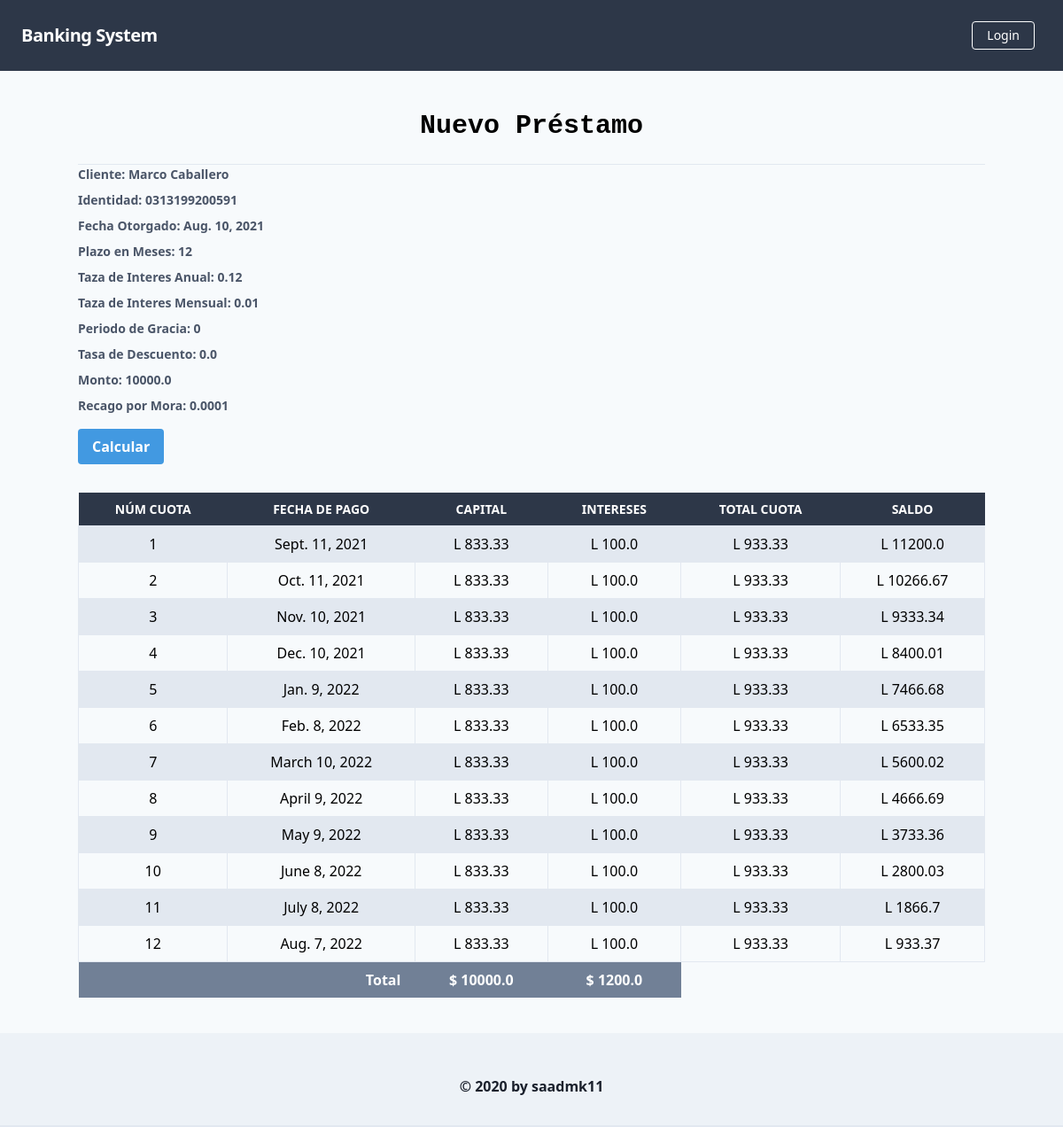
The app's page /prestamos/prestamos/mostrar/ with its own data.
### prestamos/models.py (models this page shows)
class Temp_Datos_prestamos(models.Model):
    id_persona = models.CharField(max_length=15)
    nombre_cliente = models.CharField(max_length=50)
    fecha_otorgado = models.DateField()
    plazo_meses = models.IntegerField()
    taza_mensual = models.FloatField()
    Intereses = models.FloatField()
    Periodo_Gracia = models.IntegerField()
    Taza_Descuento = models.FloatField()
    Monto = models.FloatField()

class Temp_Acciones_Prestamos(models.Model):
    num_cuota = models.IntegerField()
    fecha_cuota = models.DateField()
    capital = models.FloatField()
    Intereses = models.FloatField()
    total_cuota = models.FloatField()
    saldo = models.FloatField()

### prestamos/views.py (the view)
# urls.py: path("prestamos/mostrar/", mostra_prestamp.as_view()),
class mostra_prestamp(ListView):
    template_name = 'transactions/Prestamos_mostrar.html'
    model = Temp_Acciones_Prestamos
    def get_context_data(self, **kwargs):
        context = super().get_context_data(**kwargs)
        info= Temp_Datos_prestamos.objects.all()
        prest= info[0]
        context.update({
            'Cliente': prest.nombre_cliente,
            'Identidad': prest.id_persona,
            'Fecha_O': prest.fecha_otorgado,
            'Plazo': prest.plazo_meses,
            'Tanual': prest.taza_mensual*12,
            'Tmensual': prest.taza_mensual,
            'Pgracia': prest.Periodo_Gracia,
            'Descuento': prest.Taza_Descuento,
            'Monto':prest.Monto,
            'Intereses': prest.Intereses,
            'Mora': "0.0001"
        })
        return  context
    def get_queryset(self):
        return Temp_Acciones_Prestamos.objects.all()

### templates/transactions/Prestamos_mostrar.html (shortened to what this page needs)
{% extends 'core/base.html' %}
{% block content %}
    <h1 class="font-mono font-bold text-3xl text-center pb-5 pt-10">Nuevo Préstamo</h1>
    <hr />
        <div class="mb-4">
            <label class="block text-gray-700 text-sm font-bold mb-2" for="amount">
                Cliente: {{Cliente}}
            </label>
            <label class="block text-gray-700 text-sm font-bold mb-2" for="amount">
                Identidad: {{ Identidad }}
            </label>
            <label class="block text-gray-700 text-sm font-bold mb-2" for="amount">
                Fecha Otorgado: {{ Fecha_O }}
            </label>
            <label class="block text-gray-700 text-sm font-bold mb-2" for="amount">
                Plazo en Meses: {{ Plazo }}
            </label>
            <label class="block text-gray-700 text-sm font-bold mb-2" for="amount">
                Taza de Interes Anual: {{ Tanual }}
            </label>
            <label class="block text-gray-700 text-sm font-bold mb-2" for="amount">
                Taza de Interes Mensual: {{ Tmensual }}
            </label>
            <label class="block text-gray-700 text-sm font-bold mb-2" for="amount">
                Periodo de Gracia: {{ Pgracia }}
            </label>
            <label class="block text-gray-700 text-sm font-bold mb-2" for="amount">
               Tasa de Descuento: {{ Descuento }}
            </label>
            <label class="block text-gray-700 text-sm font-bold mb-2" for="amount">
               Monto: {{ Monto }}
            </label>
            <label class="block text-gray-700 text-sm font-bold mb-2" for="amount">
               Recago por Mora: {{ Mora }}
            </label>
        </div>
        <button class="bg-blue-500 hover:bg-blue-700 text-white font-bold py-2 px-4 rounded focus:outline-none focus:shadow-outline" type="submit">
            Calcular
        </button>
    <table class="table-auto mx-auto w-full mt-8">
        <thead class="bg-gray-800 text-white">
        <tr class="uppercase font-semibold text-sm">
            <th class="px-4 py-2">Núm Cuota</th>
            <th class="px-4 py-2">Fecha de Pago</th>
            <th class="px-4 py-2">Capital</th>
            <th class="px-4 py-2">Intereses</th>
            <th class="px-4 py-2">Total Cuota</th>
            <th class="px-4 py-2">Saldo</th>
        </tr>
        </thead>
        <tbody>
        {% for transaction in object_list %}
        <tr class="{% cycle 'bg-gray-300' 'bg-white-100' %}">
            <td class="border px-4 py-2 text-center">{{ transaction.num_cuota }}</td>
            <td class="border px-4 py-2 text-center">{{ transaction.fecha_cuota }}</td>
            <td class="border px-4 py-2 text-center">L {{ transaction.capital }}</td>
            <td class="border px-4 py-2 text-center">L {{ transaction.Intereses }}</td>
            <td class="border px-4 py-2 text-center">L {{ transaction.total_cuota }}</td>
            <td class="border px-4 py-2 text-center">L {{ transaction.saldo }}</td>
        </tr>
        {% endfor %}
        <tr class="bg-gray-600 text-white">
            <th class="px-4 py-2 text-right" colspan="2"> Total</th>
            <th class="px-4 py-2 text-center">$ {{ Monto }}</th>
            <th class="px-4 py-2 text-center">$ {{ Intereses }}</th>
        </tr>
        </tbody>
    </table>
{% endblock %}

### templates/core/base.html (shortened to what this page needs)
{% load static %}
<!DOCTYPE html>
<html lang="en">
    <head>
        <link href="https://unpkg.com/tailwindcss@^1.0/dist/tailwind.min.css" rel="stylesheet">
    </head>
    <body class="bg-gray-100">
        {% block body %}
            {% include 'core/navbar.html' %}
            <div class="lg:container lg:mx-auto">
                {% block content %}{% endblock %}
            </div>
            {% include 'core/footer.html' %}
        {% endblock %}
    </body>
</html>

### templates/core/navbar.html (shortened to what this page needs)
<nav class="flex items-center justify-between flex-wrap bg-gray-800 p-6">
    <div class="flex items-center flex-shrink-0 text-white mr-6">
        <span class="font-semibold text-xl tracking-tight">Banking System</span>
    </div>
    <div class="w-full block flex-grow lg:flex lg:items-center lg:w-auto">
        {% if request.user.is_authenticated %}
            <div class="text-md lg:flex-grow">
                <a href="{% url 'prestamos:prestamos' %}" class="block mt-4 lg:inline-block lg:mt-0 text-white hover:text-white mr-4">
                    Préstamos
                </a>
                <a href="{% url 'prestamos:prestamos' %}" class="block mt-4 lg:inline-block lg:mt-0 text-white hover:text-white mr-4">
                    Deposit
                </a>
                <a href="{% url 'prestamos:prestamos' %}" class="block mt-4 lg:inline-block lg:mt-0 text-white hover:text-white">
                    Withdraw
                </a>
            </div>
            <div>
                <a href="{% url 'usuarios:user_logout' %}" class="inline-block font-medium text-sm px-4 py-2 leading-none border rounded text-white border-white hover:border-transparent hover:text-gray-800 hover:bg-white mt-4 lg:mt-0">Logout</a>
            </div>
        {% else %}
            <div>
                <a href="{% url 'usuarios:user_login' %}" class="mr-2 inline-block font-medium text-sm px-4 py-2 leading-none border rounded text-white border-white hover:border-transparent hover:text-gray-800 hover:bg-white mt-4 lg:mt-0">Login</a>
            </div>
        {% endif %}
    </div>
</nav>

### templates/core/footer.html
<footer class="footer bg-gray-200 relative pt-1 border-b-2 mt-10">
    <div class="container mx-auto px-6">
        <div class="mt-5 flex flex-col items-center">
            <div class="sm:w-2/3 text-center py-6">
                <p class="text-md text-gray-900 font-bold mb-2">
                    © 2020 by <a href="https://github.com/saadmk11" target="_blank">saadmk11</a>
                </p>
            </div>
        </div>
    </div>
</footer>

### records on screen
Temp_Datos_prestamos: nombre_cliente "Marco Caballero", id_persona "0313199200591", fecha_otorgado "Aug. 10, 2021", taza_mensual "0.01", Taza_Descuento "0.0", Monto "10000.0", Intereses "1200.0"

### other values on screen
{{ Plazo }} "12"
{{ Tanual }} "0.12"
{{ Pgracia }} "0"
{{ Mora }} "0.0001"
